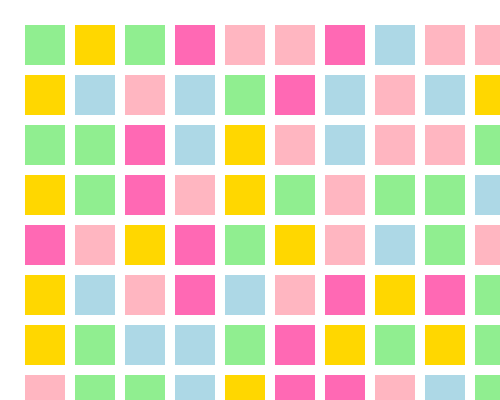
Frame 1 (no input)
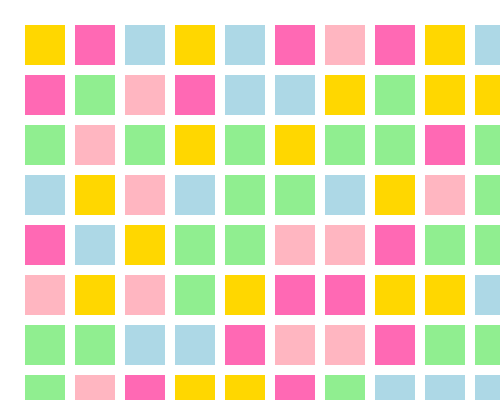
Frame 2 (the mouse pressed at the canvas centre, redrawn once)

The p5.js sketch that drew these frames (run headless with seeded random() and noise() and a simulated clock; the mouse was pressed at the canvas centre and the sketch redrawn once):

// p5.js sketch
// ── sketch.js
function setup() {
  createCanvas(500, 400);
  noLoop()
}

function draw() {
  background(255);
  let colors = ['#FFB6C1', '#FFD700', '#ADD8E6', '#90EE90', '#FF69B4']; //  pastel colors
  let gridSize = 50;

  for (let x = 0; x < width; x += gridSize) {
    for (let y = 0; y < height; y += gridSize) {
      let col = random(colors);
      fill(col);
      noStroke();
      rect(x + gridSize / 2, y + gridSize / 2, gridSize * 0.8);
    }
  }
}
